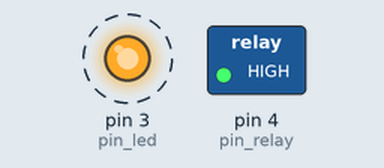
A sketch run on a simulated Arduino Uno, built with avr-gcc and run on an emulated ATmega328P. Parts: switched loads named in the sketch (green lamp = pin HIGH), output pins drawn as LEDs (lit = HIGH). Dashed ring = blinking.

Above: at 0.5 s.
Timing chart, 0 to 3.0 s (numbered marks = the images above):
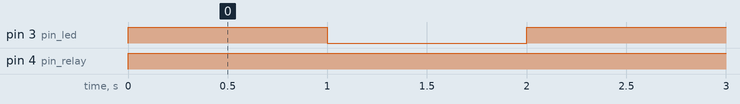

Measured:
- by itself, pin 3 (pin_led): alternates HIGH for 1.0 s and LOW for 1.0 s
- by itself, pin 4 (pin_relay): LOW → HIGH at 0.00 s

The sketch:

WaterHeater_V1.ino
```cpp
/*
WaterHeater_V1
17 Aug 2021
*/

int const pin_relay = 4;
int const pin_led = 3;
int const count = 84;
int const pause_relay = 1000;
int const pause_led = 100;
bool boiled = false;

void setup() {
  pinMode(pin_relay, OUTPUT);
  pinMode(pin_led, OUTPUT);
}

void loop() {
  if(boiled == false)
    digitalWrite(pin_relay, HIGH);

  WaitForHeatup();

  if(boiled == false)
    digitalWrite(pin_relay, LOW);

  boiled = true;
}

void WaitForHeatup()
{
  int p;

  if(boiled == false)
    p = pause_relay;
   else
    p = pause_led;

  for(int i=0;i<count;i++)
  {
    digitalWrite(pin_led, HIGH);
    delay(p);
    digitalWrite(pin_led, LOW);
    delay(p);
  }
}
```
